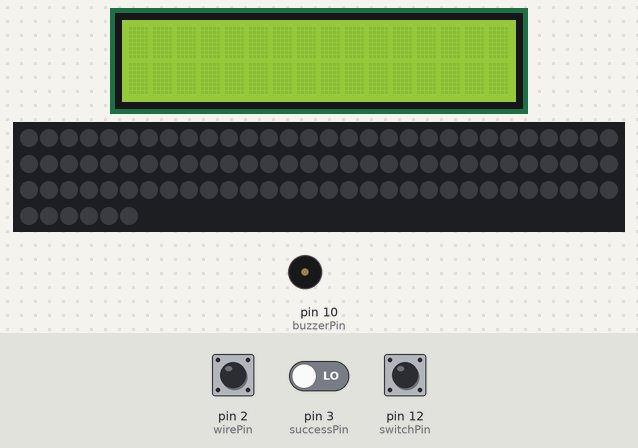
Bench run of a sketch on a simulated Arduino Uno, built with avr-gcc and run on an emulated ATmega328P. Shown: 16×2 character LCD, 96 RGB LEDs in strip order, left to right, continuing on the next row, buzzer (waves = sounding, pin HIGH). The inputs (shaded band) are chosen by the test bench; at power-on: pin 12 (switchPin) LOW, pin 3 (successPin) LOW, pin 2 (wirePin) HIGH. Dim RGB values are drawn brighter than linear.

Above: at 3.1 s.
3.2 s: pin 12 (switchPin) pulled HIGH for 1.6 s
At 4.7 s:
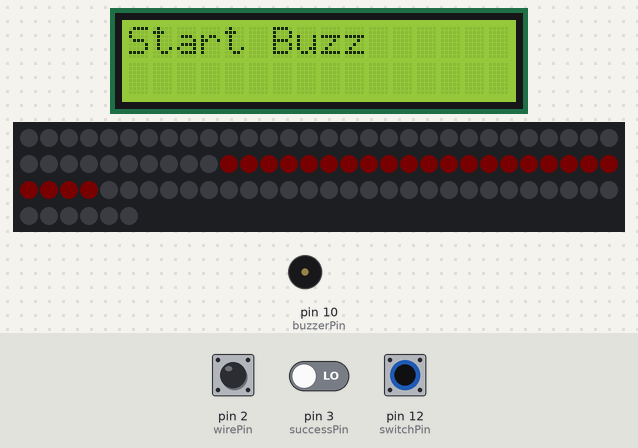
7.6 s: pin 3 (successPin) driven HIGH
At 8.7 s:
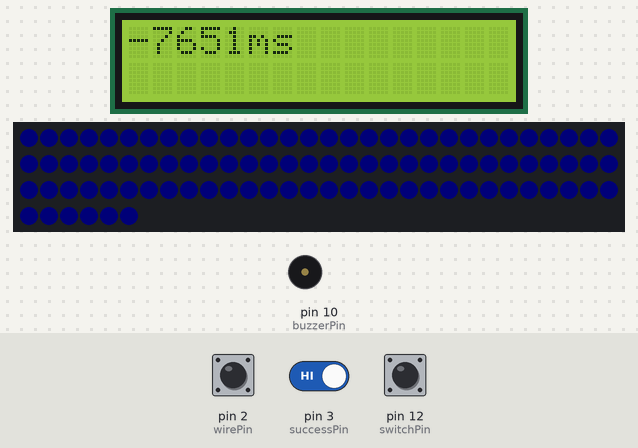
9.6 s: pin 12 (switchPin) pulled HIGH for 1.6 s
At 10.7 s:
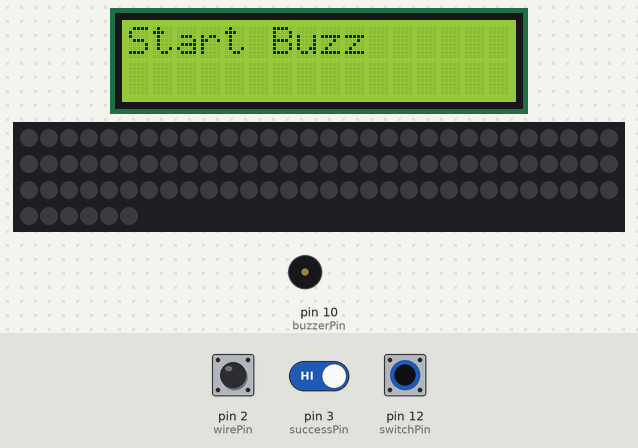
12.7 s: pin 3 (successPin) driven LOW
At 15.8 s:
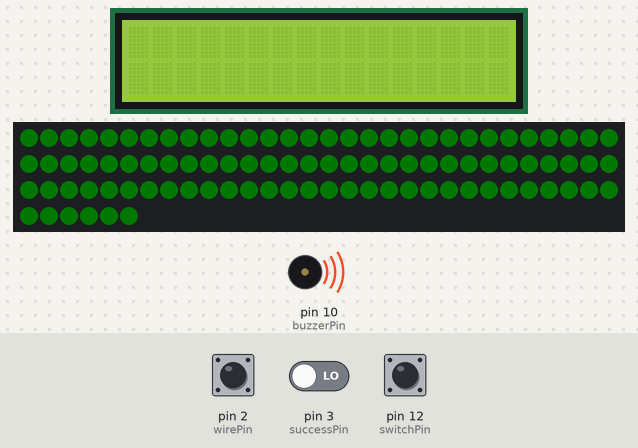
Timing chart, 0 to 16.8 s (numbered marks = the images above; inputs shaded):
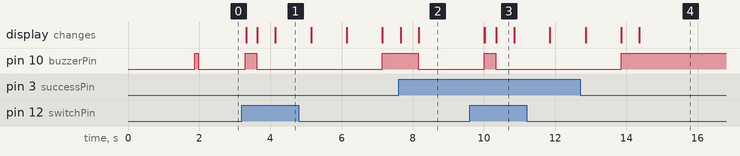

The sketch:

BuzzWire_Main.ino
```cpp
unsigned long time;

#include <Arduino.h>
#include <LiquidCrystal_I2C.h>
#include <Wire.h>
#include <FastLED.h>
#include <TM1637Display.h>

#define switchPin  12 // 스위치 핀 번호
#define buzzerPin  10 // 부저 핀 번호
#define wirePin    2 // 와이어 핀 번호
#define successPin 3
#define LED_PIN    7
#define NUM_LEDS   96

LiquidCrystal_I2C lcd(0x27, 16, 2);
int Brightness = 2;
unsigned long previousTime, currentTime;      // 현재시간, 현재시간(ms)
int timeValue;
CRGB leds[NUM_LEDS];

void setup() {
  Serial.begin(9600);
  pinMode(switchPin, INPUT); // 스위치 핀을 입력으로 설정
  pinMode(buzzerPin, OUTPUT); // 부저 핀을 출력으로 설정
  pinMode(wirePin, INPUT_PULLUP); // 와이어 핀을 내부 풀업 저항과 함께 입력으로 설정
   // I2C LCD를 초기화 합니다..
  lcd.init();
  // I2C LCD의 백라이트를 켜줍니다.
  lcd.backlight();
  lcd.clear();
  FastLED.addLeds<WS2812, 7, GRB>(leds, NUM_LEDS);
  for(int i = 0; i < NUM_LEDS; i++) {
    leds[i] = CRGB(0, 0, 0);
  }
  FastLED.show();
  delay(100);
  for(int i = 0; i < NUM_LEDS; i++) {
    leds[i] = CRGB(Brightness, 0, 0);
    FastLED.show();
  }
  for(int i = 0; i < NUM_LEDS; i++) {
    leds[i] = CRGB(0, Brightness, 0);
    FastLED.show();
  }
  for(int i = 0; i < NUM_LEDS; i++) {
    leds[i] = CRGB(0, 0, Brightness);
    FastLED.show();
  }
  for(int i = 0; i < NUM_LEDS; i++) {
    leds[i] = CRGB(Brightness, Brightness, Brightness);
    FastLED.show();
  }
  for(int i = 0; i < NUM_LEDS; i++) {
    leds[i] = CRGB(0, 0, 0);
  }
  FastLED.show();
  delay(200);

  digitalWrite(buzzerPin, HIGH); // 삐 소리 출력
  delay(100);
  digitalWrite(buzzerPin, LOW); // 삐 소리 출력
}

void loop() {
  if (digitalRead(switchPin) == HIGH) { // 스위치가 눌렸을 때

    digitalWrite(buzzerPin, HIGH); // 삐 소리 출력
    lcd.clear();
    for(int i = 0; i < NUM_LEDS; i++) {
      leds[i] = CRGB(Brightness, 0, 0);
    }
    FastLED.show();
    lcd.setCursor(0,0);                // 0번째 줄 0번째 셀부터 입력하게 합니다.
    lcd.print("Ready Buzz");        // 문구를 출력합니다.
    delay(300);
    digitalWrite(buzzerPin, LOW); // 부저 끄기
    while (digitalRead(switchPin) != HIGH) {
      continue;
    }
    lcd.clear();
    lcd.setCursor(0,0);                // 0번째 줄 0번째 셀부터 입력하게 합니다.
    lcd.print("Start Buzz");        // 문구를 출력합니다.
    for(int i = 0; i < NUM_LEDS; i++) {
      leds[i] = CRGB(0, 0, 0);
    }
    FastLED.show();
    delay(500);

    for(int i = 40; i < 64; i++) {
      leds[i] = CRGB(Brightness, 0, 0);
    }
    FastLED.show();
    delay(1000);
    for(int i = 24; i < 40; i++) {
      leds[i] = CRGB(Brightness, 0, 0);
    }
    for(int i = 64; i < 80; i++) {
      leds[i] = CRGB(Brightness, 0, 0);
    }
    FastLED.show();
    delay(1000);
    for(int i = 0; i < 24; i++) {
      leds[i] = CRGB(Brightness, 0, 0);
    }
    for(int i = 80; i < NUM_LEDS; i++) {
      leds[i] = CRGB(Brightness, 0, 0);
    }
    FastLED.show();
    delay(1000);

    for(int i = 0; i < NUM_LEDS; i++) {
      leds[i] = CRGB(0, Brightness, 0);
    }
    FastLED.show();
    // 와이어 게임 실행
    digitalWrite(buzzerPin, HIGH); // 삐 소리 출력
    delay(500);
    digitalWrite(buzzerPin, LOW); // 삐 소리 출력
    lcd.clear();
    previousTime = millis();
    int start = millis();
    int status = 0;
    int count = 0;
    while (digitalRead(successPin) != HIGH) { // 스위치가 눌렸을 때 게임 스타트
      digitalWrite(buzzerPin, LOW); // 삐 소리 출력
      currentTime = millis();                    // 현재 시간값을 측정
      if(currentTime - previousTime >= 10) {     // 현재 시간값을 0.01s마다 10씩 증가시킴
        previousTime = currentTime;
        timeValue = currentTime / 10;            // 0.01s 마다 10씩 증가된 숫자를 10으로 나누어 줌.

        Serial.println(currentTime - start);
        }

      if (digitalRead(wirePin) == HIGH) {
        digitalWrite(buzzerPin, HIGH); // 삐 소리 출력
        delay(100);
        count += 1;
        while (digitalRead(wirePin) == HIGH) {
          continue;
        }
        if (count == 3) {
          Serial.println("Fail");
          for(int i = 0; i < NUM_LEDS; i++) {
              leds[i] = CRGB(0, Brightness, 0);
          }
          status = 1;
          FastLED.show();
          lcd.clear();
          lcd.setCursor(0, 1);                // 0번째 줄 0번째 셀부터 입력하게 합니다.
          lcd.print("fail");        // 문구를 출력합니다.
          delay(400);
          break;
        }
      }
    }
    if (status == 0) {
      for(int i = 0; i < NUM_LEDS; i++) {
        leds[i] = CRGB(0, 0, Brightness);
      }
      FastLED.show();
    }
    else if (status == 1) {
      for(int i = 0; i < NUM_LEDS; i++) {
        leds[i] = CRGB(Brightness, 0, 0);
      }
      FastLED.show();
    }
    digitalWrite(buzzerPin, HIGH); // 삐 소리 출력
    delay(500);
    digitalWrite(buzzerPin, LOW); // 삐 소리 출력

    int time_int = currentTime - start;
    String str1 = String(time_int);
    String str2 = "ms";
    // lcd.clear();
    lcd.setCursor(0,0);                // 0번째 줄 0번째 셀부터 입력하게 합니다.
    lcd.print(str1 + str2);        // 문구를 출력합니다.
    while (digitalRead(switchPin) != HIGH) {
      continue;
    }
    delay(400);


    lcd.clear();
      lcd.setCursor(0,0);                // 0번째 줄 0번째 셀부터 입력하게 합니다.
      lcd.print("END Buzz");        // 문구를 출력합니다.
    // delay(2000);
  }
  else {
    digitalWrite(buzzerPin, LOW); // 부저 끄기
    for(int i = 0; i < NUM_LEDS; i++) {
      leds[i] = CRGB(Brightness, Brightness, Brightness);
      FastLED.show();
      lcd.clear();
    }
    for(int i = 0; i < NUM_LEDS; i++) {
      leds[i] = CRGB(0, 0, 0);
      FastLED.show();
      lcd.clear();
    }
  }
}
```

Measured:
- after the input at 3.2 s, pin 10 (buzzerPin): LOW → HIGH after 0.10 s, → LOW 0.32 s later, → HIGH 3.5 s later; the display: first changes after 0.12 s (image 1 shows a later state)
- after the input at 7.6 s, pin 10 (buzzerPin): HIGH → LOW after 0.56 s; the display: first changes after 0.06 s (image 2 shows a later state)
- after the input at 9.6 s, pin 10 (buzzerPin): LOW → HIGH after 0.41 s, → LOW 0.32 s later; the display: first changes after 0.41 s (image 3 shows a later state)
- after the input at 12.7 s, pin 10 (buzzerPin): goes on until 13.9 s, then stays HIGH; the display: first differs from a run without the input after 1.7 s (image 4)
- what the display in image 3 shows lasts 0.5 s, from 10.3 s to 10.8 s
